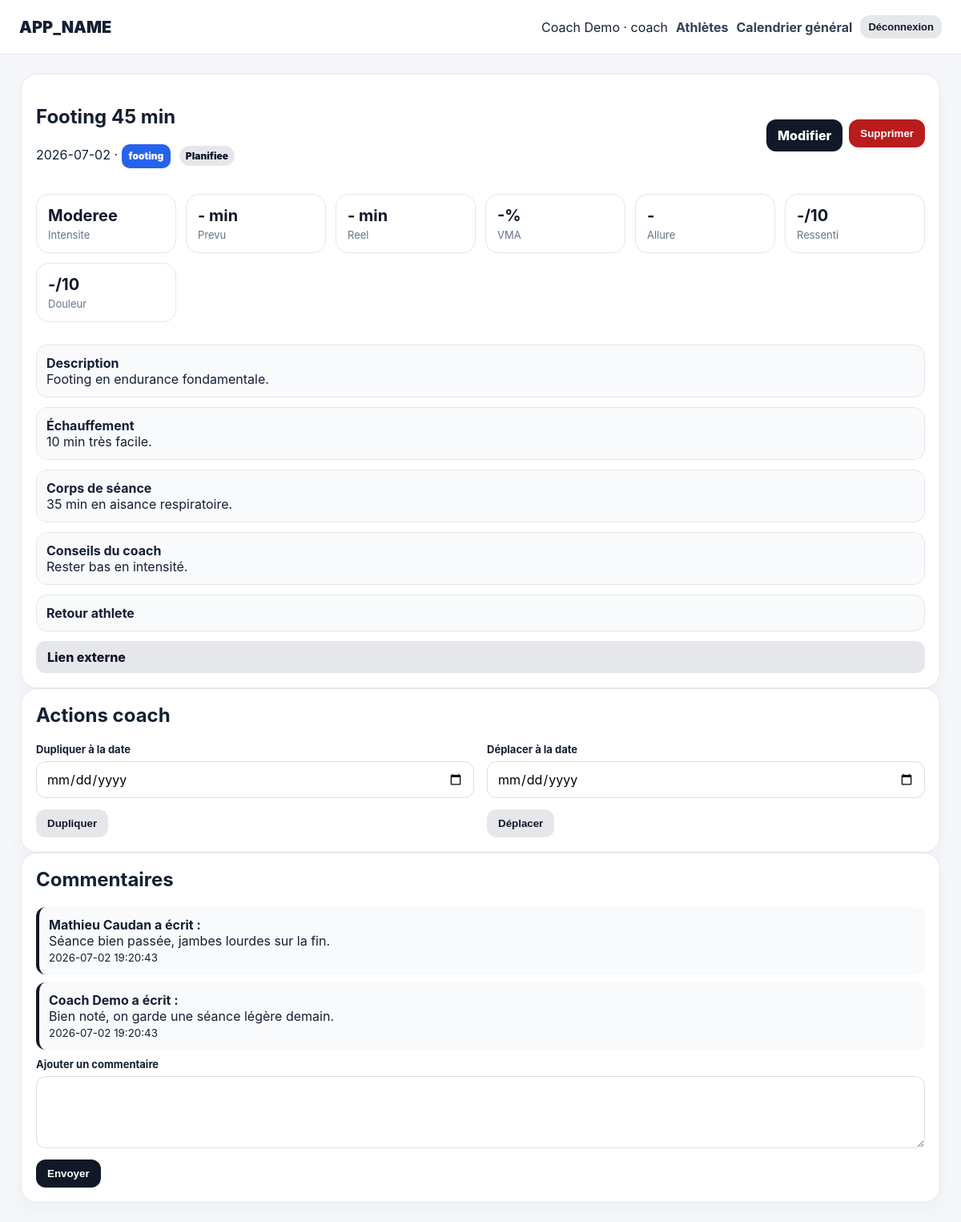
Page /index.php?page=session&id=1 (signed in) on the committed database.
### tables this page shows
CREATE TABLE IF NOT EXISTS users (
  id INT AUTO_INCREMENT PRIMARY KEY,
  name VARCHAR(150) NOT NULL,
  email VARCHAR(190) NOT NULL UNIQUE,
  password_hash VARCHAR(255) NOT NULL,
  role ENUM('coach','athlete') NOT NULL,
  created_at TIMESTAMP DEFAULT CURRENT_TIMESTAMP
);

CREATE TABLE IF NOT EXISTS sessions (
  id INT AUTO_INCREMENT PRIMARY KEY,
  athlete_id INT NOT NULL,
  coach_id INT NOT NULL,
  date DATE NOT NULL,
  title VARCHAR(120) NOT NULL,
  type VARCHAR(80) NOT NULL,
  status ENUM('planned','done','missed','cancelled') NOT NULL DEFAULT 'planned',
  intensity ENUM('low','moderate','high','max') NOT NULL DEFAULT 'moderate',
  duration_min INT DEFAULT NULL,
  vma_percent DECIMAL(5,1) DEFAULT NULL,
  description TEXT,
  objective TEXT,
  warmup TEXT,
  main_workout TEXT,
  cooldown TEXT,
  coach_notes TEXT,
  actual_duration_min INT DEFAULT NULL,
  feeling TINYINT DEFAULT NULL,
  pain TINYINT DEFAULT NULL,
  athlete_feedback TEXT,
  attachment_url VARCHAR(500),
  external_link VARCHAR(500),
  created_at TIMESTAMP DEFAULT CURRENT_TIMESTAMP,
  updated_at TIMESTAMP DEFAULT CURRENT_TIMESTAMP ON UPDATE CURRENT_TIMESTAMP,
  INDEX idx_sessions_athlete_date (athlete_id, date),
  CONSTRAINT fk_session_athlete FOREIGN KEY (athlete_id) REFERENCES athletes(id) ON DELETE CASCADE,
  CONSTRAINT fk_session_coach FOREIGN KEY (coach_id) REFERENCES users(id) ON DELETE CASCADE
);

CREATE TABLE IF NOT EXISTS comments (
  id INT AUTO_INCREMENT PRIMARY KEY,
  session_id INT NOT NULL,
  user_id INT NOT NULL,
  content TEXT NOT NULL,
  created_at TIMESTAMP DEFAULT CURRENT_TIMESTAMP,
  CONSTRAINT fk_comment_session FOREIGN KEY (session_id) REFERENCES sessions(id) ON DELETE CASCADE,
  CONSTRAINT fk_comment_user FOREIGN KEY (user_id) REFERENCES users(id) ON DELETE CASCADE
);

### functions.php (called while the page is built, shortened)
<?php
function db(): PDO {
    static $pdo = null;
    if ($pdo === null) {
        $dsn = 'mysql:host=' . DB_HOST . ';dbname=' . DB_NAME . ';charset=utf8mb4';
        $pdo = new PDO($dsn, DB_USER, DB_PASS, [
            PDO::ATTR_ERRMODE => PDO::ERRMODE_EXCEPTION,
            PDO::ATTR_DEFAULT_FETCH_MODE => PDO::FETCH_ASSOC,
        ]);
    }
    return $pdo;
}
function e($value): string { return htmlspecialchars((string)$value, ENT_QUOTES, 'UTF-8'); }
function current_user(): ?array { return $_SESSION['user'] ?? null; }
function type_class(string $type): string { return 'type-' . str_replace([' ', 'é'], ['-', 'e'], $type); }
function can_access_athlete(int $athleteId): bool {
    $user = current_user();
    if ($user['role'] === 'coach') {
        $stmt = db()->prepare('SELECT id FROM athletes WHERE id = ? AND coach_id = ?');
        $stmt->execute([$athleteId, $user['id']]);
        return (bool)$stmt->fetch();
    }
    $athlete = athlete_for_user((int)$user['id']);
    return $athlete && (int)$athlete['id'] === $athleteId;
}
function get_session_checked(int $sessionId): array {
    $stmt = db()->prepare('SELECT s.*, a.first_name, a.last_name, a.vma FROM sessions s JOIN athletes a ON a.id=s.athlete_id WHERE s.id=?');
    $stmt->execute([$sessionId]);
    $session = $stmt->fetch();
    if (!$session || !can_access_athlete((int)$session['athlete_id'])) { http_response_code(404); exit('Séance introuvable'); }
    return $session;
}
function session_statuses(): array {
    return [
        'planned' => 'Planifiee',
        'done' => 'Realisee',
        'missed' => 'Manquee',
        'cancelled' => 'Annulee',
    ];
}
function intensities(): array {
    return [
        'low' => 'Faible',
        'moderate' => 'Moderee',
        'high' => 'Forte',
        'max' => 'Maximale',
    ];
}
function status_label(?string $status): string {
    $statuses = session_statuses();
    return $statuses[$status ?: 'planned'] ?? $statuses['planned'];
}
function intensity_label(?string $intensity): string {
    $intensities = intensities();
    return $intensities[$intensity ?: 'moderate'] ?? $intensities['moderate'];
}
function format_pace(?float $minutesPerKm): string {
    if (!$minutesPerKm || $minutesPerKm <= 0) return '-';
    $seconds = (int)round($minutesPerKm * 60);
    return floor($seconds / 60) . "'" . str_pad((string)($seconds % 60), 2, '0', STR_PAD_LEFT) . '/km';
}

### index.php (the view, shortened to what this page needs)
<?php
require_once __DIR__ . '/functions.php';
$page = $_GET['page'] ?? 'home';
function header_html(string $title): void {
    $u = current_user();
?>
<!doctype html>
<html lang="fr">
<head>
    <link rel="stylesheet" href="assets/style.css">
</head>
<body>
<?php if($u): ?>
<header class="topbar">
    <div class="brand"><?=APP_NAME?></div>
    <nav class="nav">
        <span><?=e($u['name'])?> · <?=e($u['role'])?></span>
        <?php if($u['role'] === 'coach'): ?>
            <a href="index.php?page=dashboard">Athlètes</a>
            <a href="index.php?page=coach_calendar">Calendrier général</a>
        <?php else: ?>
            <a href="index.php">Calendrier</a>
        <?php endif; ?>
        <form method="post">
            <button class="btn secondary small">Déconnexion</button>
        </form>
    </nav>
</header>
<?php endif; ?>
<main class="container">
<?php
}
function footer_html(): void {
    echo '</main></body></html>';
}
?>
<?php
$u = current_user();
?>
<?php
if ($page === 'session') {
    $s = get_session_checked((int)$_GET['id']);
    $pace = !empty($s['vma_percent']) ? pace_from_vma((float)$s['vma'], (float)$s['vma_percent']) : null;
    $stmt = db()->prepare('SELECT c.*, u.name FROM comments c JOIN users u ON u.id=c.user_id WHERE c.session_id=? ORDER BY c.created_at');
    $stmt->execute([$s['id']]);
    $comments = $stmt->fetchAll();
    header_html('Détail séance');
?>
<section class="card">
    <div class="toolbar">
        <div>
            <h1><?=e($s['title'])?></h1>
            <p>
                <?=e($s['date'])?> ·
                <span class="session-pill <?=type_class($s['type'])?>" style="display:inline-block">
                    <?=e($s['type'])?>
                </span>
                <span class="status-badge status-<?=e($s['status'])?>"><?=e(status_label($s['status']))?></span>
            </p>
        </div>
        <?php if($u['role'] === 'coach'): ?>
            <div class="actions">
                <a class="btn" href="index.php?page=edit_session&id=<?=$s['id']?>">Modifier</a>
                <form method="post">
                    <button class="btn danger">Supprimer</button>
                </form>
            </div>
        <?php endif; ?>
    </div>
    <div class="detail-list">
        <div class="metrics-row">
            <div class="metric-box"><strong><?=e(intensity_label($s['intensity']))?></strong><span>Intensite</span></div>
            <div class="metric-box"><strong><?=e($s['duration_min'] ?: '-')?> min</strong><span>Prevu</span></div>
            <div class="metric-box"><strong><?=e($s['actual_duration_min'] ?: '-')?> min</strong><span>Reel</span></div>
            <div class="metric-box"><strong><?=e($s['vma_percent'] ?: '-')?>%</strong><span>VMA</span></div>
            <div class="metric-box"><strong><?=e(format_pace($pace))?></strong><span>Allure</span></div>
            <div class="metric-box"><strong><?=e($s['feeling'] ?: '-')?>/10</strong><span>Ressenti</span></div>
            <div class="metric-box"><strong><?=e($s['pain'] ?? '-')?>/10</strong><span>Douleur</span></div>
        </div>
        <?php foreach([
            'description' => 'Description',
            'warmup' => 'Échauffement',
            'main_workout' => 'Corps de séance',
            'coach_notes' => 'Conseils du coach',
            'athlete_feedback' => 'Retour athlete'
        ] as $k => $label): ?>
            <div class="detail-item">
                <strong><?=$label?></strong><br>
                <?=nl2br(e($s[$k]))?>
            </div>
        <?php endforeach; ?>
        <?php if($s['external_link']): ?>
            <a class="btn secondary" href="<?=e($s['external_link'])?>" target="_blank">Lien externe</a>
        <?php endif; ?>
    </div>
</section>
<?php if($u['role'] === 'coach'): ?>
<section class="card">
    <h2>Actions coach</h2>
    <div class="grid">
        <form method="post">
            <div class="field">
                <label>Dupliquer à la date</label>
                <input type="date" name="new_date" required>
            </div>
            <button class="btn secondary">Dupliquer</button>
        </form>
        <form method="post">
            <div class="field">
                <label>Déplacer à la date</label>
                <input type="date" name="new_date" required>
            </div>
            <button class="btn secondary">Déplacer</button>
        </form>
    </div>
</section>
<?php endif; ?>
<section class="card">
    <h2>Commentaires</h2>
    <?php foreach($comments as $c): ?>
        <div class="comment">
            <strong><?=e($c['name'])?> a écrit :</strong><br>
            <?=nl2br(e($c['content']))?><br>
            <small><?=e($c['created_at'])?></small>
        </div>
    <?php endforeach; ?>
    <form method="post">
        <div class="field">
            <label>Ajouter un commentaire</label>
            <textarea name="content" required></textarea>
        </div>
        <button class="btn">Envoyer</button>
    </form>
</section>
<?php
    footer_html();
    exit;
}

### assets/style.css (style rules this page uses)
* { box-sizing:border-box }
body { margin:0; font-family:Inter,system-ui,-apple-system,Segoe UI,Arial,sans-serif; background:#f5f7fb; color:#142033 }
.field { display:flex; flex-direction:column; gap:7px; margin-bottom:14px }
.field label { font-weight:700; font-size:13px }
.field input, .field textarea, .field select { border:1px solid #d8dee9; border-radius:12px; padding:11px 12px; font:inherit; background:#fff }
.field textarea { min-height:90px; resize:vertical }
.btn { border:0; background:#111827; color:#fff; border-radius:12px; padding:10px 14px; font-weight:800; cursor:pointer; text-decoration:none; display:inline-flex; align-items:center; gap:8px }
.btn.secondary { background:#e5e7eb; color:#111827 }
.btn.danger { background:#b91c1c }
.btn.small { padding:7px 10px; font-size:13px }
.topbar { height:68px; background:#fff; border-bottom:1px solid #e5e7eb; display:flex; align-items:center; justify-content:space-between; padding:0 24px; position:sticky; top:0; z-index:5 }
.brand { font-weight:900; font-size:20px }
.nav { display:flex; gap:10px; align-items:center }
.nav a { color:#334155; text-decoration:none; font-weight:700 }
.container { max-width:1180px; margin:24px auto; padding:0 16px }
.grid { display:grid; grid-template-columns:repeat(auto-fit,minmax(240px,1fr)); gap:16px }
.stats-grid, .metrics-row, .pace-grid { display:grid; grid-template-columns:repeat(auto-fit,minmax(150px,1fr)); gap:12px; margin-bottom:16px }
.stat-card, .metric-box, .pace-cell { background:#fff; border:1px solid #e5e7eb; border-radius:16px; padding:14px }
.stat-card strong, .metric-box strong, .pace-cell strong { display:block; font-size:20px; color:#111827 }
.stat-card span, .metric-box span, .pace-cell span, .pace-cell small { display:block; color:#64748b; font-size:13px; margin-top:4px }
.status-badge { display:inline-flex; align-items:center; border-radius:999px; padding:5px 8px; margin-left:6px; background:#e5e7eb; color:#111827; font-size:12px; font-weight:900 }
.card { background:#fff; border:1px solid #e5e7eb; border-radius:20px; padding:18px; box-shadow:0 8px 24px #1f29370a }
.card h2, .card h3 { margin-top:0 }
.toolbar { display:flex; gap:10px; flex-wrap:wrap; align-items:center; justify-content:space-between; margin-bottom:16px }
.session-pill { display:block; text-decoration:none; color:#fff; padding:7px 8px; border-radius:10px; font-size:12px; font-weight:900; line-height:1.2; border:1px solid transparent }
.type-footing { background:#2563eb; color:#fff }
.detail-list { display:grid; gap:12px }
.detail-item { background:#f8fafc; border:1px solid #e5e7eb; border-radius:14px; padding:12px }
.comment { border-left:4px solid #111827; background:#f8fafc; padding:12px; border-radius:12px; margin:10px 0 }
.actions { display:flex; gap:8px; flex-wrap:wrap }

### rows in the picture
users: name "Coach Demo"
sessions: title "Footing 45 min", date "2026-07-02", type "footing", status "Planifiee", intensity "Moderee", duration_min "-", actual_duration_min "-", vma_percent "-", feeling "-", pain "-", description "Footing en endurance fondamentale.", warmup "10 min très facile.", main_workout "35 min en aisance respiratoire.", coach_notes "Rester bas en intensité."
comments: user.name "Mathieu Caudan", content "Séance bien passée, jambes lourdes sur la fin.", created_at "2026-07-02 19:20:43"
comments: user.name "Coach Demo", content "Bien noté, on garde une séance légère demain.", created_at "2026-07-02 19:20:43"

### other values in the picture
APP_NAME "APP_NAME"
$u['role'] "coach"
format_pace($pace) "-"
$label "Description"
$label "Échauffement"
$label "Corps de séance"
$label "Conseils du coach"
$label "Retour athlete"
